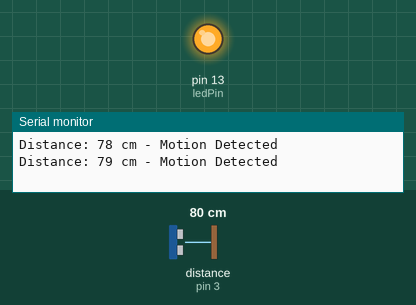
Simulated run of this sketch. Board: Arduino Uno, built with avr-gcc and run on an emulated ATmega328P. Shown: output pins drawn as LEDs (lit = HIGH), the last lines printed to the serial monitor. Wiring (inferred from the names in the program): ultrasonic range finder: trigger pin 2; echo pin 3. The test bench sets the inputs (shaded band); at power-on: distance to the obstacle (sensor on pin 3) 80 cm. The echo pulse lasts 58.3 µs per cm; pins used as bus, display or sensor lines are not drawn.

Above: at 2.4 s.
2.5 s: distance to the obstacle (sensor on pin 3) set to 98 cm
4.7 s: distance to the obstacle (sensor on pin 3) set to 107 cm
At 5.3 s:
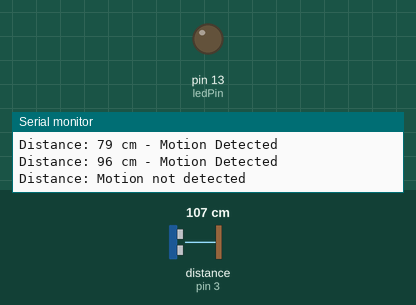
6.9 s: distance to the obstacle (sensor on pin 3) set to 2 cm
At 9.0 s:
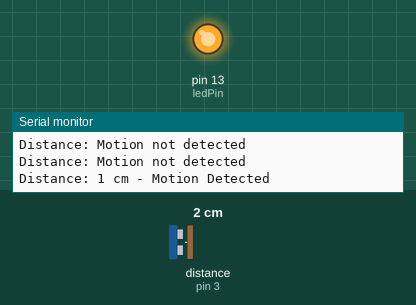
9.6 s: distance to the obstacle (sensor on pin 3) set to 120 cm
At 10.2 s:
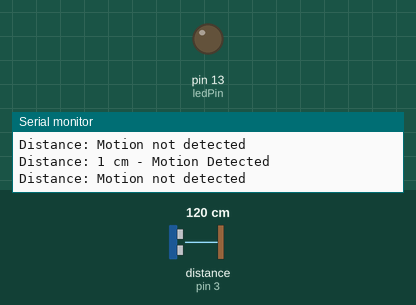
Timing chart, 0 to 12.6 s (numbered marks = the images above; inputs shaded):
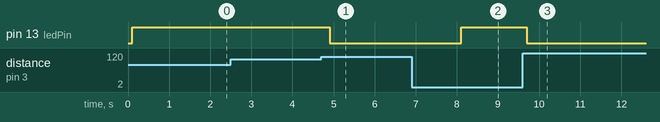

Measured:
- the behaviour switches between 101 and 102 cm on distance to the obstacle (sensor on pin 3) (found by bisection; images 0 and 1)
- after the input at 4.7 s, pin 13 (ledPin): HIGH → LOW after 0.20 s
- after the input at 6.9 s, pin 13 (ledPin): LOW → HIGH after 1.2 s
- after the input at 9.6 s, pin 13 (ledPin): HIGH → LOW after 0.10 s

The sketch:

Task1.2P.ino
```cpp
const int trigPin = 2;  // Pin 2 is connected to trigger pin
const int echoPin = 3;  // Pin 3 is connected to echo pin
const int ledPin = 13;  // Pin 13 is connected to the LED
volatile long echo_start;
volatile long echo_end;
volatile int distance;

void setup() {
  Serial.begin(9600);  // Serial communication initialization
  pinMode(trigPin, OUTPUT);
  pinMode(ledPin, OUTPUT);

  // Attach interrupt to the echo pin
  attachInterrupt(digitalPinToInterrupt(echoPin), echo_interrupt, CHANGE);
}

void loop() {
  // The ultrasonic sensor is activated by sending a pulse.
  digitalWrite(trigPin, LOW);
  delayMicroseconds(2);
  digitalWrite(trigPin, HIGH);
  delayMicroseconds(10);
  digitalWrite(trigPin, LOW);

  // The pulse's duration is calculated using interrupts.
  delay(100);  // Wait for the pulse to return
  distance = (echo_end - echo_start) * 0.034 / 2;

  if (distance < 100) { // If distance is less than 100cm, turn the LED on
    digitalWrite(ledPin, HIGH);
    Serial.print("Distance: ");
    Serial.print(distance);
    Serial.println(" cm - Motion Detected");
    delay(1000);
  } else {
    digitalWrite(ledPin, LOW);
    Serial.println("Distance: Motion not detected");
    delay(1000);
  }

  delay(500);
}

// Interrupt service routine for the echo pin
void echo_interrupt() {
  if (digitalRead(echoPin) == HIGH) {
    echo_start = micros();  // Save the start time
  } else {
    echo_end = micros();  // Save the end time
  }
}
```
